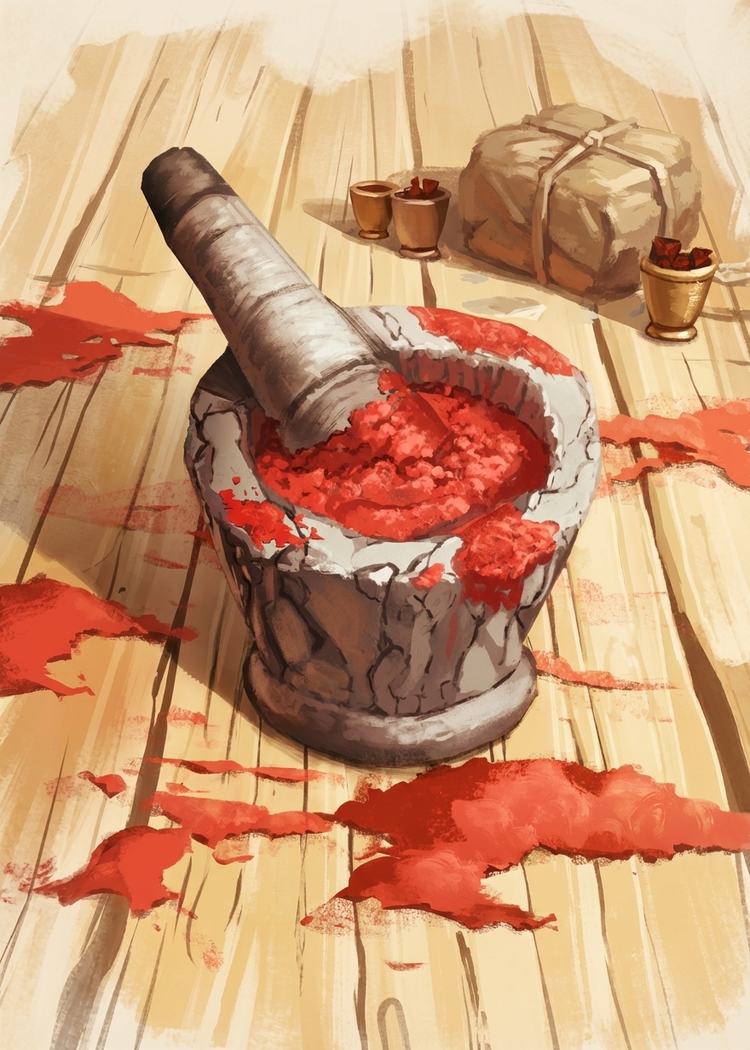
#> input picture new-drafts/cinnabar-light-fullbleed-1.png, 750 x 1050 px
$ python gen_cinnabar_fix.py
#> lines starting #> are read from the running program, lines starting #| are printed output that depends on the picture; after the words box and inside, x2 and y2 are one past the last pixel; in counts of white or black regions, pixels touching at a corner belong together
"""Clear a small top-right corner area on cinnabar-light-fullbleed-1 for title text."""

from PIL import Image, ImageFilter
import numpy as np
import os

INPUT = "new-drafts/cinnabar-light-fullbleed-1.png"
OUTPUT = "new-drafts/cinnabar-light-titlespace.png"

img = Image.open(INPUT)
#> img is the input picture: PIL image 750x1050 RGB; mean R, G, B 203.4, 152.8, 115.9
w, h = img.size  # 750 x 1050
#> w = 750; h = 1050

# Area to clear: right half of top ~10%
# x: from midpoint to right edge, y: from top to ~10% down
clear_left = w // 2       # 375
#> clear_left = 375
clear_top = 0
clear_right = w            # 750
#> clear_right = 750
clear_bottom = int(h * 0.10)  # 105
#> clear_bottom = 105

# Sample the background color from the top-right corner (very corner pixels)
# which is already mostly light tan
sample_region = img.crop((w - 50, 0, w, 30))
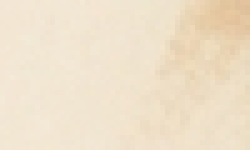
#> sample_region: PIL image 50x30 RGB (shown 5 times larger); mean R, G, B 239.3, 224.9, 202
pixels = np.array(sample_region)
bg_color = tuple(np.mean(pixels.reshape(-1, 3), axis=0).astype(int))
#> bg_color = (239, 224, 201)
print(f"Sampled background color: {bg_color}")
#| Sampled background color: (239, 224, 201)

# Create a copy to work on
result = img.copy()
px = np.array(result)

# Fill the clear zone with background color
px[clear_top:clear_bottom, clear_left:clear_right] = bg_color
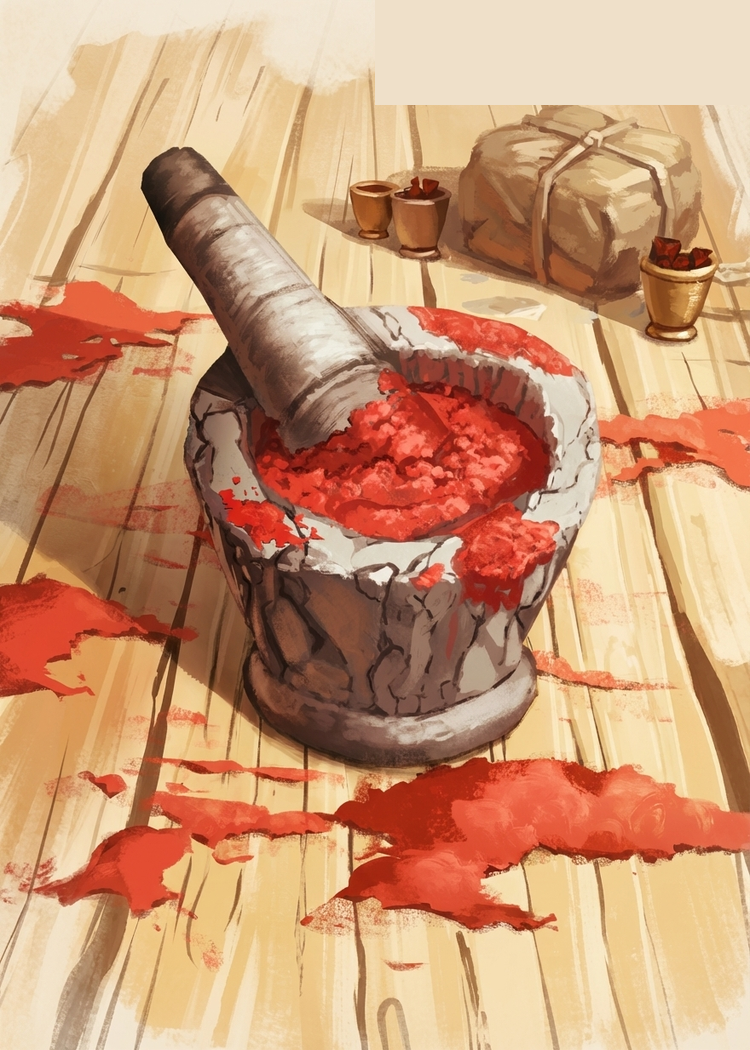
#> px: shape (1050, 750, 3); 4.99% of pixels changed, all inside (x1, y1, x2, y2) = (375, 0, 750, 105)

# Create a soft feathered transition on the left edge and bottom edge
# so it blends naturally into the art
feather = 40  # pixels of gradient

# Left edge feather (horizontal gradient)
for x_offset in range(feather):
    alpha = x_offset / feather  # 0 at art side, 1 at clear side
    x = clear_left - feather + x_offset
    if 0 <= x < w:
        for y in range(clear_top, clear_bottom):
            orig = np.array(img.getpixel((x, y))[:3])
            blended = (orig * (1 - alpha) + np.array(bg_color) * alpha).astype(int)
            px[y, x] = blended
#> px: shape (1050, 750, 3); 0.51% of pixels changed, all inside (x1, y1, x2, y2) = (336, 0, 375, 105)

# Bottom edge feather (vertical gradient)
for y_offset in range(feather):
    alpha = y_offset / feather  # 0 at art side, 1 at clear side
    y = clear_bottom + feather - y_offset
    if 0 <= y < h:
        for x in range(clear_left - feather, clear_right):
            if 0 <= x < w:
                orig = np.array(img.getpixel((x, y))[:3])
                blended = (orig * (1 - alpha) + np.array(bg_color) * alpha).astype(int)
                px[y, x] = blended
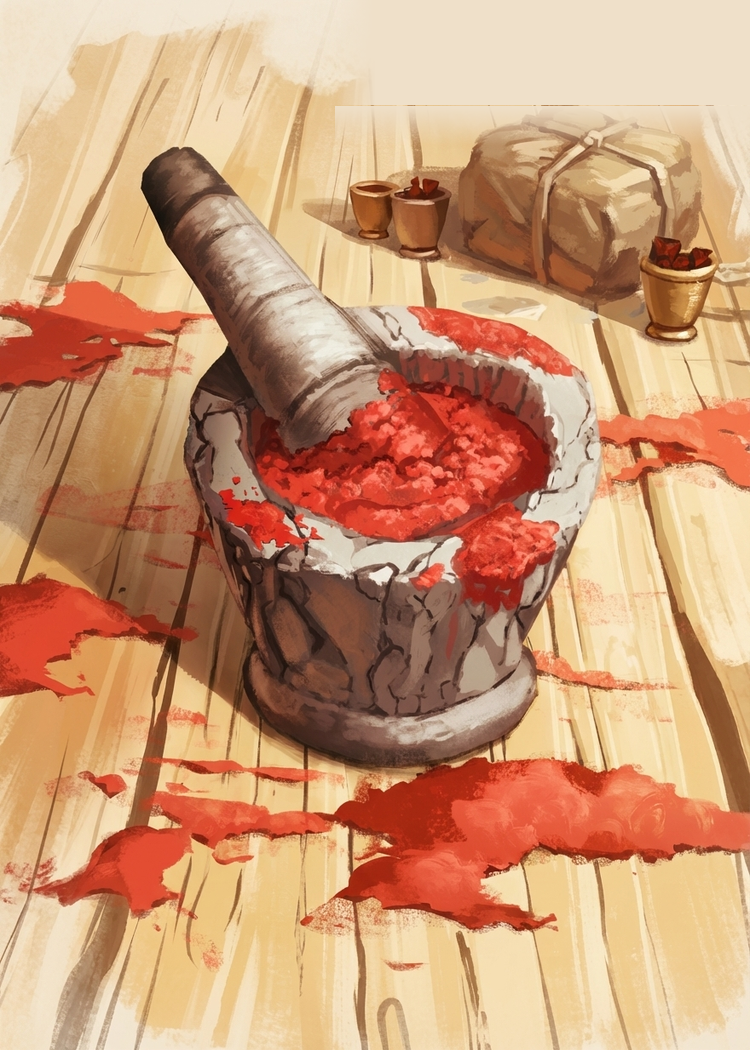
#> px: shape (1050, 750, 3); mean R, G, B 203.8, 153.8, 117.7

# Corner feather (diagonal blend where left and bottom feathers meet)
for x_offset in range(feather):
    for y_offset in range(feather):
        x = clear_left - feather + x_offset
        y = clear_bottom + feather - y_offset
        if 0 <= x < w and 0 <= y < h:
            alpha_x = x_offset / feather
            alpha_y = y_offset / feather
            alpha = alpha_x * alpha_y
            orig = np.array(img.getpixel((x, y))[:3])
            blended = (orig * (1 - alpha) + np.array(bg_color) * alpha).astype(int)
            px[y, x] = blended
#> px: shape (1050, 750, 3); 0.19% of pixels changed, all inside (x1, y1, x2, y2) = (335, 106, 375, 145)

result = Image.fromarray(px)
result.save(OUTPUT, "PNG")
print(f"Saved: {OUTPUT}")
print(f"Cleared area: x={clear_left}-{clear_right}, y={clear_top}-{clear_bottom} ({clear_right-clear_left}x{clear_bottom}px)")
#| Cleared area: x=375-750, y=0-105 (375x105px)
